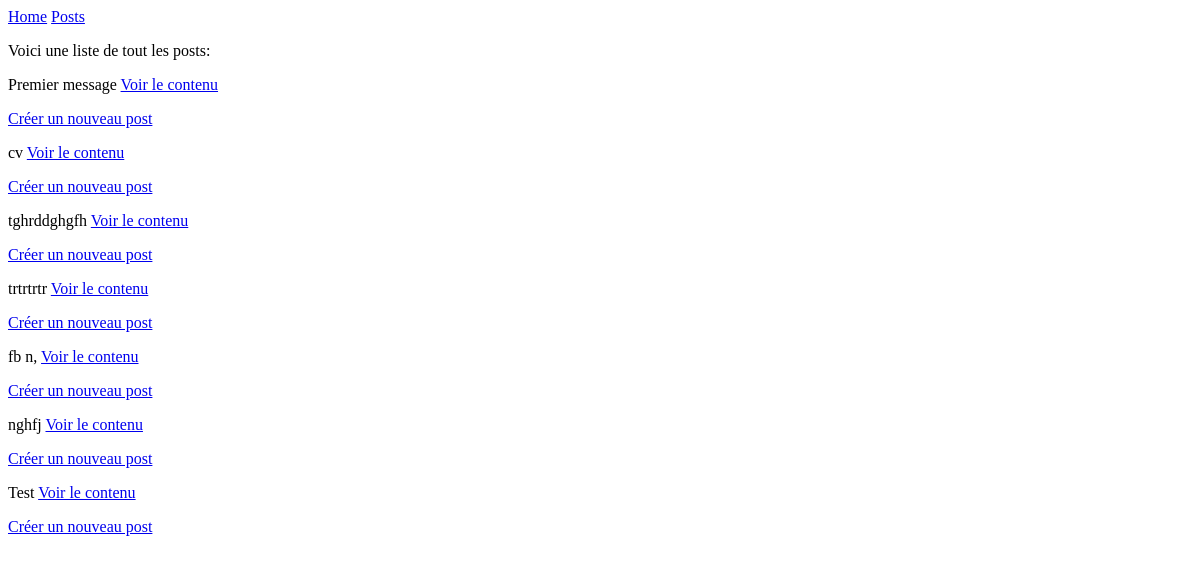
Before: /?controller=posts&action=index with the older database file.
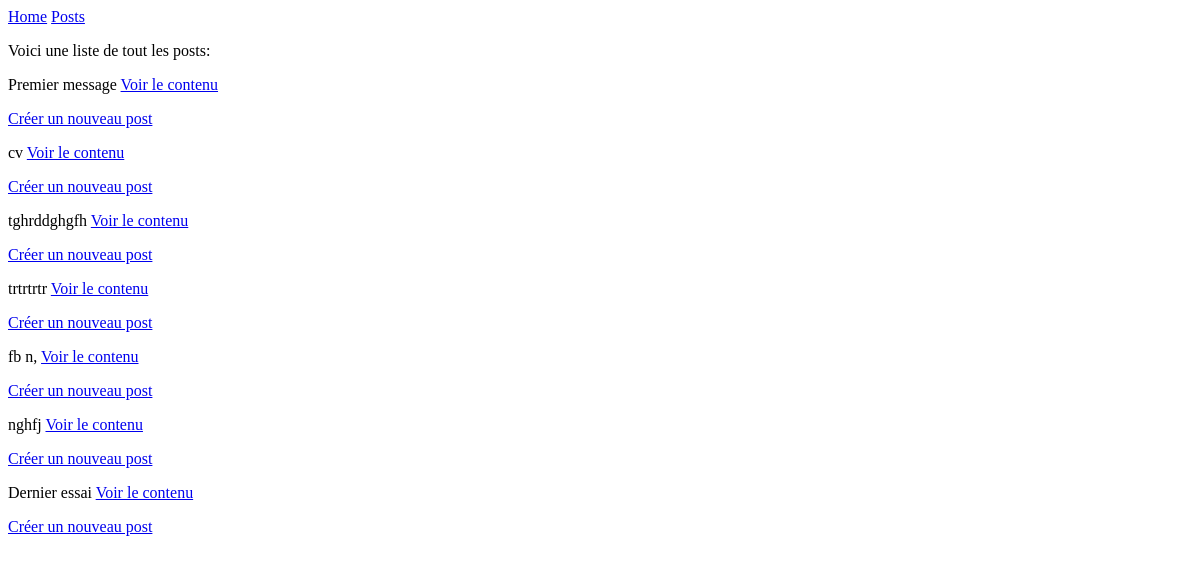
After: the same page with the newer database file.
### tables this page shows
CREATE TABLE `posts` (
  `id` int(11) NOT NULL,
  `title` text NOT NULL,
  `author` text NOT NULL,
  `content` text NOT NULL,
  `created_date` datetime NOT NULL
);

### index.php (called while the page is built, shortened)
<?php
if (isset($_GET['controller']) && isset($_GET['action'])) {
 $controller = $_GET['controller'];
 $action = $_GET['action'];
}else {
 $controller = 'pages';
 $action = 'home';
}
require_once ('views/posts/layout.php');
?>

### controller/posts_controller.php (called while the page is built, shortened)
<?php
class PostsController {
 public static function index() {
  $posts = Post::all();
  require_once ('views/posts/index.php');
 }
}

### models/post.php (called while the page is built, shortened)
<?php
class Post {
 public function __construct($id, $title, $author, $content, $created_date) {
  $this->id = $id;
  $this->title =$title;
 }
 public static function all() {
  $list = [];
  $db = Db::getInstance();
  $req = $db->query('SELECT * FROM `posts` WHERE 1');
  foreach ($req->fetchAll() as $post) {
   $list[] = new Post($post['id'],$post['title'], $post['author'], $post['content'], $post['created_date']);
  }
  return $list;
 }
}

### views/posts/index.php (the view)
<p>Voici une liste de tout les posts:</p>
<?php foreach($posts as $post) { ?>
<p>
  <?php echo $post->title; ?>
  <a href='?controller=posts&action=show&id=<?php echo $post->id; ?>'>Voir le contenu</a>
</p>
<a href='?controller=posts&action=create'>Créer un nouveau post</a>
<?php } ?>

### views/posts/layout.php (shortened to what this page needs)
<!DOCTYPE html>
<html>
 <head>
 </head>
 <body>
  <header>
   <a href='/'>Home</a>
   <a href='?controller=posts&action=index'>Posts</a>
  </header>
  <?php
 require_once('routes.php');
  ?>
 </body>
</html>

### routes.php (shortened to what this page needs)
<?php
function call($controller, $action) {
  switch($controller) {
   case ('posts'):
    require_once ('models/post.php');
    $controller = new PostsController();
   break;
  }
  $controller->{ $action}();
}
$routes = array('pages' => ['home', 'error'],
                     'posts' => ['index', 'show','create', 'update','add', 'edit','delete','supp','insert']);
if (array_key_exists($controller, $routes)) {
 if (in_array($action, $routes[$controller])) {
  call($controller, $action);
 }else {
  call('pages', 'error');
 }
}else {
 call('pages','error');
}

Changed rows visible on the page:
removed posts: title "Test"
added posts: title "Dernier essai"
